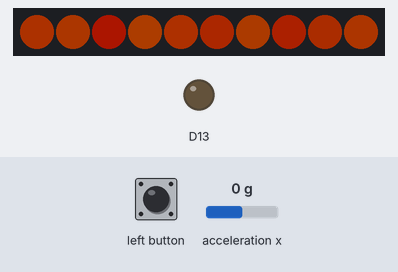
Bench run of a sketch on a simulated Adafruit Circuit Playground Express. Shown: 10 RGB LEDs in strip order, left to right, output pins drawn as LEDs (lit = HIGH). The test bench sets the inputs (shaded band); at power-on: acceleration x 0 g. Dim RGB values are drawn brighter than linear; random numbers use the default seed unless the sketch sets one.

Above: at 1.08 s.
1.3 s: left button pressed for 0.15 s
At 1.75 s:
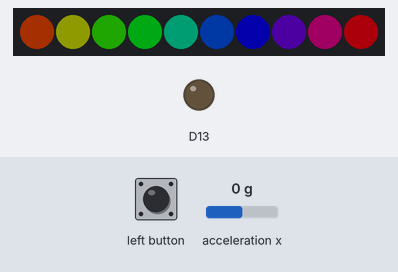
4.0 s: acceleration x set to -1.4 g
At 5.81 s:
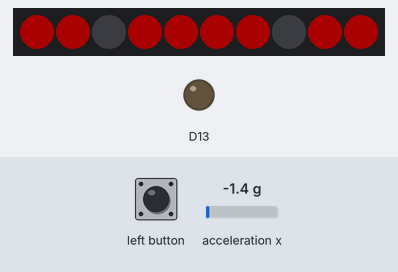
7.0 s: acceleration x set to 0 g
10.0 s: left button pressed for 1 s
At 11.05 s:
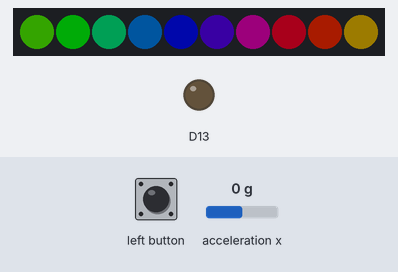
12.5 s: left button pressed for 3.2 s
At 14.17 s:
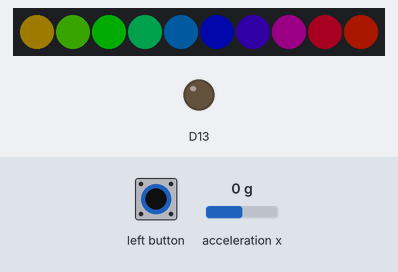
17.2 s: acceleration x set to -0.8 g
At 17.62 s:
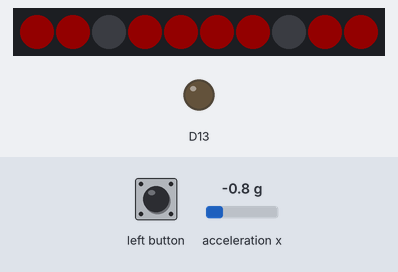

The sketch:

final.ino
```cpp
//create project where there is to animations on fire one and one rainbow
//make sure it can ditect sound and play a song when it detects sound


#include <Adafruit_CircuitPlayground.h>
const int soundThreshold = 25;//sets the sound it can detect
const int melody[] = {440, 440, 415, 330, 370, 415, 440};// notes for the song
const int noteDurations[] = {4, 3, 4, 3, 5, 5, 2};// duration of notes
float tiltThreshold = 2.0;// detction of the tilt
bool  isPlaying = false; // for the song to stop playing

void setup() {
  CircuitPlayground.begin();
  CircuitPlayground.clearPixels();
}

void loop() {
  if (CircuitPlayground.leftButton()) {
    rainbowAnimation();                    // Show rainbow animation if pressed
  } else {
    fireAnimation();                       // show fire aniamtion if not pressed
  }

int soundLevel = CircuitPlayground.soundSensor();//activates the sound sensor
if (soundLevel> soundThreshold && !isPlaying){
  isPlaying = true;//if its playing play
  Sound();
  isPlaying = false;//if there is no detected sound it stops playing
}
  if(detectTilt()){
    pulseHeart();// if the expressis tilted it plays heart animation
  }else {
    CircuitPlayground.clearPixels(); // Turn off LEDs of heartanimation
  }
}

void Sound(){
for (int i = 0; i < 15; i++) {
    int noteDuration = 1000 / noteDurations[i];// plays the notes and the durations
    CircuitPlayground.playTone(melody[i], noteDuration);
    delay(noteDuration * 1.1); // Slight pause between notes
  }
}

// Function for fire animation
void fireAnimation() {

  for (int i = 0; i < 10; i++) {  // Loop the colors
    int red = random(230, 255);    // Intense red tones
    int green = random(30, 120);   // Lower green for warmth
    int brightness = random(50, 235);  // Random brightness to simulate flickering

    CircuitPlayground.setPixelColor(i, red, green, 0); // Set each LED colors
    CircuitPlayground.setBrightness( 50);  // Set the pixel brightness
  }
  delay(random(30, 100));  // delay for flickering effect
}

// Function for rainbow animation
void rainbowAnimation() {

  uint8_t hue = 0;    // Start hue at 0
  for (int j = 0; j < 256; j++) {    // Loop through hues for full rainbow
    for (int i = 0; i < 10; i++) {
      CircuitPlayground.setPixelColor(i, CircuitPlayground.colorWheel((hue + (i * 256 / 10)) & 255));//set the LED hue for each one
    }
    hue++;                           // Increment hue for shifting rainbow
    delay(10);                       //delay for smooth rainbow effect
  }

}
bool detectTilt() {
  // Read X-axis value from the accelerometer for the tilt
  float x = CircuitPlayground.motionX();

  // Check if X-axis exceeds the tilt threshold positive or negative
  if (abs(x) > tiltThreshold) {
    return true; // Tilt detected
  }
  return false; // No tilt detected
}

void pulseHeart() {
  // Brighten and dim the heart animation
  for (int brightness = 50; brightness <= 255; brightness += 5) {
    setHeartColor(brightness, 0, 0); // Set color to red with increasing brightness
    delay(20); // Delay for smooth pulsing
  }
  for (int brightness = 255; brightness >= 50; brightness -= 5) {
    setHeartColor(brightness, 0, 0); // Dim the heart
    delay(20);
  }
}

// Function to set LEDs in a heart pattern with a given color
void setHeartColor(int red, int green, int blue) {
  //  LEDs in a heart pattern
  int heartPattern[] = {0, 1, 3, 4, 5, 6, 8, 9}; // LEDs that form a heart shape

  CircuitPlayground.clearPixels(); // Clear all LEDs first

  // Set each LED in the heart pattern to the specified color
  for (int i = 0; i < 8; i++) {
    CircuitPlayground.setPixelColor(heartPattern[i], red, green, blue);
  }
}
```
